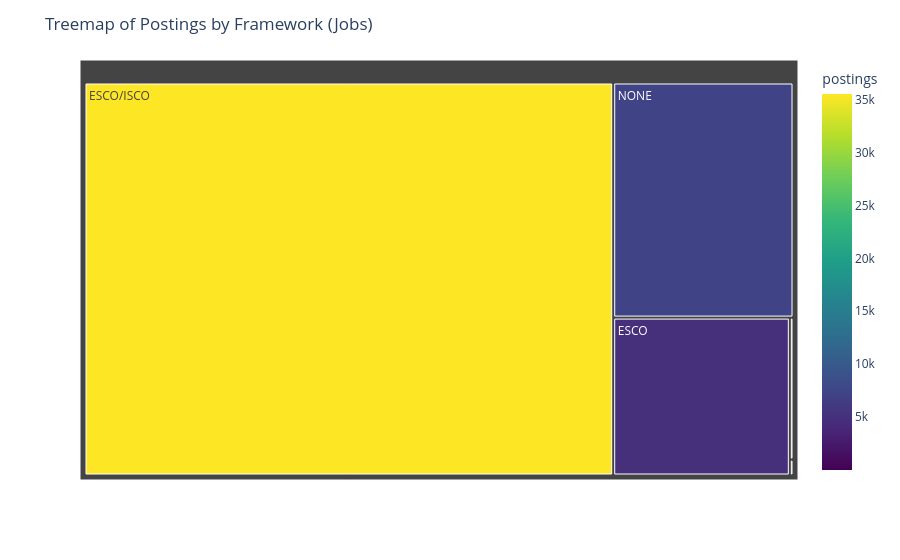
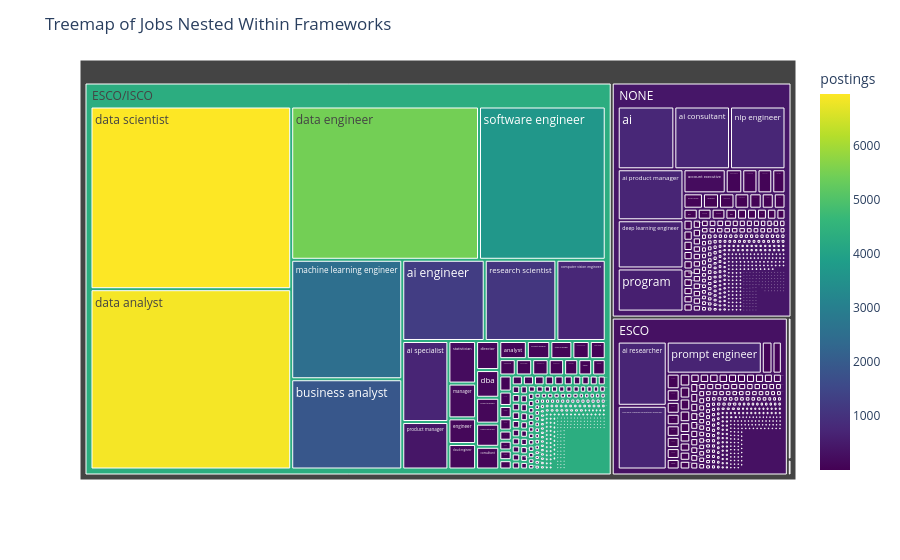

Notebook cell for these charts, in order:
### Code cell
import plotly.express as px

# Aggregate mentions by framework
framework_counts = jobs_df.groupby("framework")["postings"].sum().reset_index()
framework_counts["percentage"] = (framework_counts["postings"] / framework_counts["postings"].sum() * 100).round(2)

# Framework totals
fig = px.treemap(framework_counts,
                 path=["framework"],
                 values="postings",
                 color="postings",
                 color_continuous_scale="Viridis",
                 hover_data=["postings", "percentage"])
fig.update_layout(title="Treemap of Postings by Framework (Jobs)")
fig.show()

# Nested treemap: frameworks to jobs
fig2 = px.treemap(jobs_df,
                  path=["framework", "title_clean"],
                  values="postings",
                  color="postings",
                  color_continuous_scale="Viridis",
                  hover_data=["postings"])
fig2.update_layout(title="Treemap of Jobs Nested Within Frameworks")
fig2.show()

### Figure 1 — Plotly figure (JSON) as saved in the notebook; plotly's stock layout.template omitted (floating-point values rounded to 4 significant figures)
{"data": [{"branchvalues": "total", "customdata": [[4767, "10.01"], [35514, "74.57"], [10, "0.02"], [7244, "15.21"], [89, "0.19"]], "domain": {"x": [0, 1], "y": [0, 1]}, "hovertemplate": "labels=%{label}<br>postings_sum=%{value}<br>parent=%{parent}<br>id=%{id}<br>postings=%{color}<br>percentage=%{customdata[1]}<extra></extra>", "ids": ["ESCO", "ESCO/ISCO", "ISCO", "NONE", "ONET"], "labels": ["ESCO", "ESCO/ISCO", "ISCO", "NONE", "ONET"], "marker": {"coloraxis": "coloraxis", "colors": [4767.0, 35510.0, 10.0, 7244.0, 89.0]}, "name": "", "parents": ["", "", "", "", ""], "type": "treemap", "values": [4767.0, 35510.0, 10.0, 7244.0, 89.0]}], "layout": {"coloraxis": {"colorbar": {"title": {"text": "postings"}}, "colorscale": [[0, "#440154"], [0.1111, "#482878"], [0.2222, "#3e4989"], [0.3333, "#31688e"], [0.4444, "#26828e"], [0.5556, "#1f9e89"], [0.6667, "#35b779"], [0.7778, "#6ece58"], [0.8889, "#b5de2b"], [1, "#fde725"]]}, "legend": {"tracegroupgap": 0}, "margin": {"t": 60}, "title": {"text": "Treemap of Postings by Framework (Jobs)"}}}

### Figure 2 — Plotly figure (JSON) as saved in the notebook; plotly's stock layout.template omitted (floating-point values rounded to 4 significant figures; data arrays with more than 128 entries replaced by an {"elided": "..."} marker saying what was removed)
{"data": [{"branchvalues": "total", "customdata": {"elided": "1648x1 float values"}, "domain": {"x": [0, 1], "y": [0, 1]}, "hovertemplate": "labels=%{label}<br>postings_sum=%{value}<br>parent=%{parent}<br>id=%{id}<br>postings=%{color}<extra></extra>", "ids": {"elided": "1648 str values"}, "labels": {"elided": "1648 str values"}, "marker": {"coloraxis": "coloraxis", "colors": {"elided": "1648 float values"}}, "name": "", "parents": {"elided": "1648 str values"}, "type": "treemap", "values": {"elided": "1648 float values"}}], "layout": {"coloraxis": {"colorbar": {"title": {"text": "postings"}}, "colorscale": [[0, "#440154"], [0.1111, "#482878"], [0.2222, "#3e4989"], [0.3333, "#31688e"], [0.4444, "#26828e"], [0.5556, "#1f9e89"], [0.6667, "#35b779"], [0.7778, "#6ece58"], [0.8889, "#b5de2b"], [1, "#fde725"]]}, "legend": {"tracegroupgap": 0}, "margin": {"t": 60}, "title": {"text": "Treemap of Jobs Nested Within Frameworks"}}}
